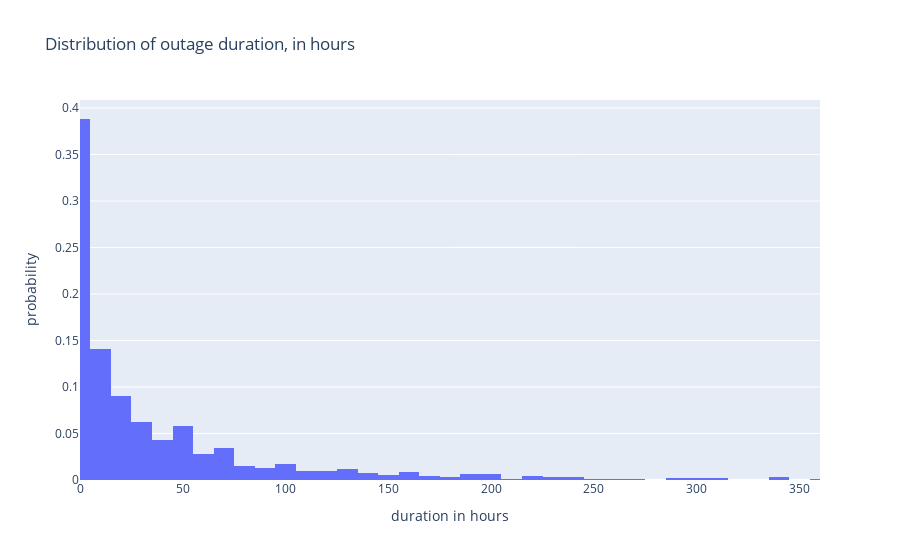

The notebook cell this image was saved under:
### Markdown cell above
### Univariate Analysis

### Code cell
# Plotting the distribution of outage durations

fig1 = px.histogram(df, x='DURATION.HR', nbins=200, histnorm='probability', \
    title='Distribution of outage duration, in hours')
fig1.update_layout(xaxis_range=[0, 360])
fig1.update_xaxes(title_text='duration in hours')
fig1

### Figure 1 — Plotly figure (JSON) as saved in the notebook; plotly's stock layout.template omitted (floating-point values rounded to 4 significant figures; data arrays with more than 128 entries replaced by an {"elided": "..."} marker saying what was removed)
{"data": [{"alignmentgroup": "True", "bingroup": "x", "histnorm": "probability", "hovertemplate": "DURATION.HR=%{x}<br>probability=%{y}<extra></extra>", "legendgroup": "", "marker": {"color": "#636efa", "pattern": {"shape": ""}}, "name": "", "nbinsx": 200, "offsetgroup": "", "orientation": "v", "showlegend": false, "type": "histogram", "x": {"elided": "1534 float values"}, "xaxis": "x", "yaxis": "y"}], "layout": {"barmode": "relative", "legend": {"tracegroupgap": 0}, "title": {"text": "Distribution of outage duration, in hours"}, "xaxis": {"anchor": "y", "domain": [0, 1], "range": [0, 360], "title": {"text": "duration in hours"}}, "yaxis": {"anchor": "x", "domain": [0, 1], "title": {"text": "probability"}}}}
